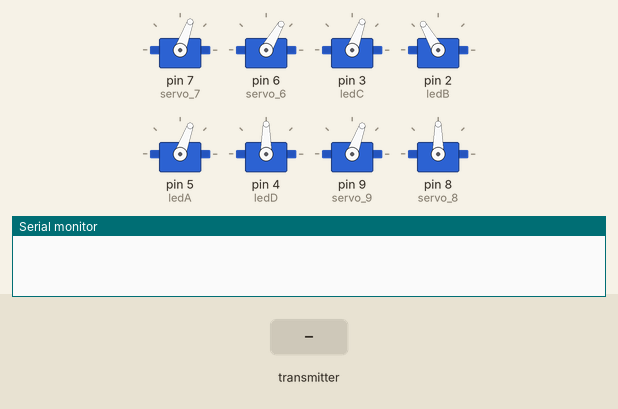
Simulated run of this sketch. Board: Arduino Uno, built with avr-gcc and run on an emulated ATmega328P. Shown: 8 × servo, the last lines printed to the serial monitor. The inputs (shaded band) are chosen by the test bench. No radio packets arrive unless stated.

Above: at 2.4 s.
2.5 s: the transmitter starts sending _micros = 0
At 2.65 s:
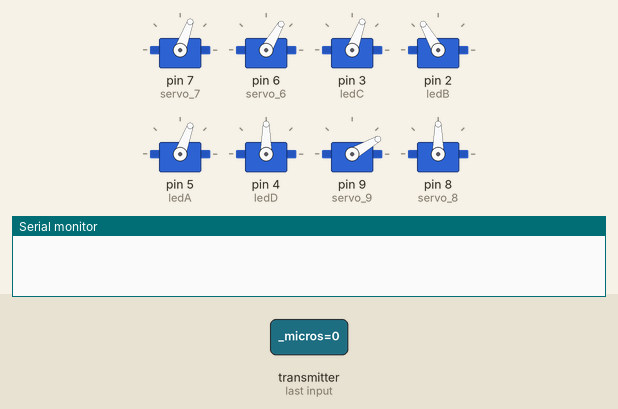
5.5 s: the transmitter starts sending joyStick_B_X = 256
At 7.2 s:
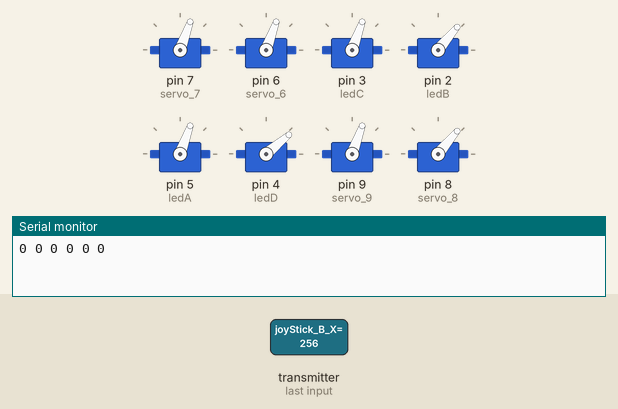
11.2 s: the transmitter starts sending joyStick_B_Y = 1023
At 14.5 s:
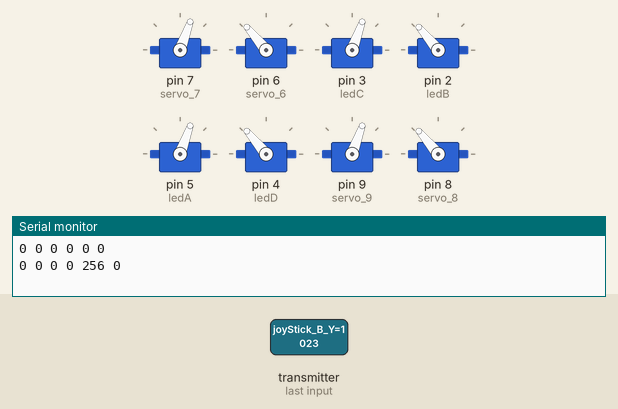
17.2 s: the transmitter starts sending joyStick_B_X = 1023
At 22.9 s:
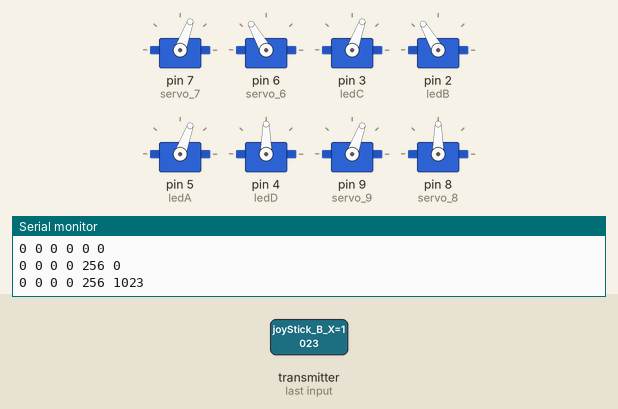
23.2 s: the transmitter starts sending joyStick_B_X = 0
At 23.46 s:
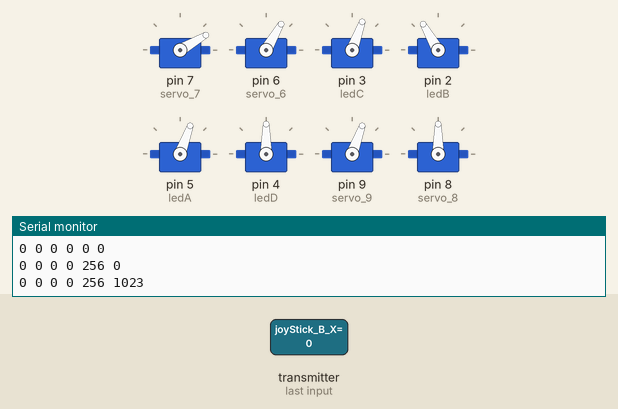
26.2 s: the transmitter starts sending joyStick_B_X = 1023
At 27.36 s:
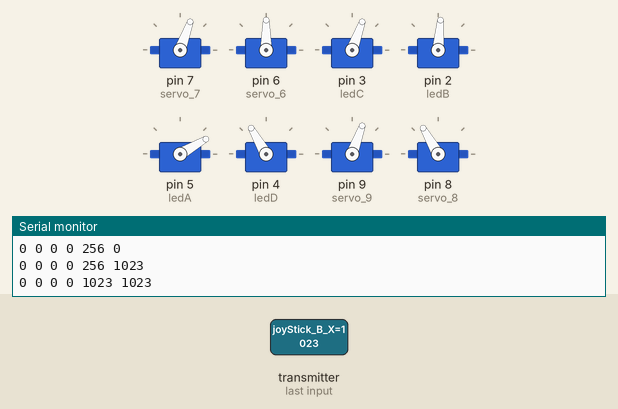
Timing chart, 0 to 34.6 s (numbered marks = the images above; inputs shaded):
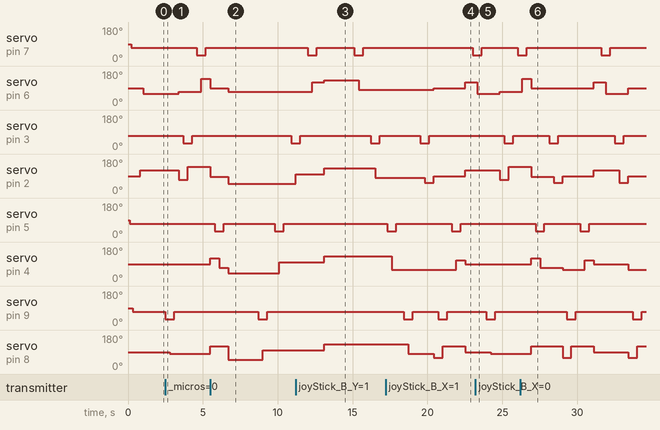

The sketch:

liuyuchuan-spider_with_nRF24L01-Receive.ino
```cpp
/*
========================================
  24L01无线通信 V0.2
  刘禹川
========================================


【说明】
---------------------------------------
本代码使用arduino nano作为单片机，使用Nrf24L01-2.4GHz模块作为无线通信模块
每块arduino连接一个无线模块，一方为发射端(连接4个按键)，另一方为接收端(连接4只led灯)
按下发射端的某个按键，接收端即可点亮相对应的led灯

将模块和arduino按照下方接线方式连接即可


【24L01模块接线】(模块引脚参考资料文件夹图片)
---------------------------------------
	1 - GND
	2 - VCC 连接3.3V
	3 - CE 连接A5
	4 - CSN 连接A4
	5 - SCK 连接D13
	6 - MOSI 连接D11
	7 - MISO 连接D12
	8 - UNUSED

【按键连接】
---------------------------------------
	LED A - 连接 D5
	LED B - 连接 D4
	LED C - 连接 D3
	LED D - 连接 D2
*/


//引入库文件
#include <SPI.h>
#include <RF24.h>
#include <Servo.h>

volatile int t1;
volatile int t2;

//RF24L01配置
RF24 radio(A5, A4); // CE, CSN
const byte address[6] = "00100";

int ledA = 5;
int ledB = 2;
int ledC = 3;
int ledD = 4;

//发送的数据结构
struct dataStruct {
  unsigned long _micros;
  bool btnA;
  bool btnB;
  int joyStick_A_X;
  int joyStick_A_Y;
  int joyStick_B_X;
  int joyStick_B_Y;
} myData;

Servo servo_7;
Servo servo_6;
Servo servo_3;
Servo servo_2;
Servo servo_5;
Servo servo_4;
Servo servo_9;
Servo servo_8;

void setup() {
  Serial.begin(9600);
  radioSetup();
  ledSetup();
  servo_setup();
}

void loop(){
  getData();

}

void getData(){//获取数据内容并打印在屏幕上
  if (radio.available()){
    radio.read( &myData, sizeof(myData) );

	//move
  if(myData.joyStick_B_X>700){
    q();
    //Serial.println("forward");
  }else if(myData.joyStick_B_X<200){
    h();
    //Serial.println("backward");
  }else if(myData.joyStick_B_Y>700){
    r1();
    r2();
  }else if(myData.joyStick_B_Y<200){
    l1();
    l2();
  }else{
     //stay();
  }


	//打印内容
  Serial.print(myData.btnA);
  Serial.print(" ");
  Serial.print(myData.btnB);
  Serial.print(" ");
  Serial.print(myData.joyStick_A_X);
  Serial.print(" ");
  Serial.print(myData.joyStick_A_Y);
  Serial.print(" ");
  Serial.print(myData.joyStick_B_X);
  Serial.print(" ");
  Serial.print(myData.joyStick_B_Y);
  Serial.println(" ");
//  delay(50);
//
  }
}

void radioSetup(){//RF24L01接收端初始化
  radio.begin();
  radio.openReadingPipe(0, address);   //Setting the address at which we will receive the data
  radio.setPALevel(RF24_PA_MIN);       //You can set this as minimum or maximum depending on the distance between the transmitter and receiver.
  radio.startListening();              //This sets the module as receiver
}

void ledSetup(){
	pinMode(ledA,OUTPUT);
	pinMode(ledB,OUTPUT);
	pinMode(ledC,OUTPUT);
	pinMode(ledD,OUTPUT);
}

//spider control

void stay(){
  servo_3.write(70);
  delay(100);
  servo_5.write(70);
  delay(100);
  servo_7.write(70);
  delay(100);
  servo_9.write(70);
  delay(100);
  servo_2.write(90);
  delay(100);
  servo_4.write(90);
  delay(100);
  servo_6.write(90);
  delay(100);
  servo_8.write(90);
  delay(100);
}
void r2() {
  servo_7.write(30);
  delay(300);
  servo_6.write(80);
  delay(300);
  servo_7.write(70);
  delay(500);
  servo_3.write(30);
  delay(300);
  servo_2.write(80);
  delay(300);
  servo_3.write(70);
  delay(500);
  servo_5.write(30);
  delay(300);
  servo_4.write(60);
  delay(300);
  servo_5.write(70);
  delay(500);
  servo_9.write(30);
  delay(300);
  servo_8.write(80);
  delay(300);
  servo_9.write(70);
  delay(500);
}

void r1() {
  servo_2.write(130);
  delay(0);
  servo_4.write(130);
  delay(0);
  servo_6.write(130);
  delay(0);
  servo_8.write(130);
  delay(2000);
}

void h() {
  servo_9.write(30);
  delay(t1);
  servo_8.write(80);
  delay(t2);
  servo_9.write(70);
  delay(t1);
  h1();
  servo_3.write(30);
  delay(t1);
  servo_2.write(138);
  delay(t2);
  servo_3.write(70);
  delay(t1);
  servo_7.write(30);
  delay(t1);
  servo_6.write(140);
  delay(t2);
  servo_7.write(70);
  delay(t1);
  h2();
  servo_5.write(30);
  delay(t1);
  servo_4.write(70);
  delay(t2);
  servo_5.write(70);
  delay(t1);
}

void l2() {
  servo_9.write(30);
  delay(300);
  servo_8.write(100);
  delay(300);
  servo_9.write(70);
  delay(500);
  servo_5.write(30);
  delay(300);
  servo_4.write(100);
  delay(300);
  servo_5.write(70);
  delay(500);
  servo_3.write(30);
  delay(300);
  servo_2.write(100);
  delay(300);
  servo_3.write(70);
  delay(500);
  servo_7.write(30);
  delay(300);
  servo_6.write(120);
  delay(300);
  servo_7.write(70);
  delay(500);
}

void q() {
  servo_3.write(30);
  delay(t1);
  servo_2.write(55);
  delay(t2);
  servo_3.write(70);
  delay(t1);
  q1();
  servo_9.write(30);
  delay(t1);
  servo_8.write(120);
  delay(t2);
  servo_9.write(70);
  delay(t1);
  servo_5.write(30);
  delay(t1);
  servo_4.write(110);
  delay(t2);
  servo_5.write(70);
  delay(t1);
  q2();
  servo_7.write(30);
  delay(t1);
  servo_6.write(60);
  delay(t2);
  servo_7.write(70);
  delay(t1);
}

void q1() {
  servo_2.write(90);
  delay(0);
  servo_4.write(60);
  delay(0);
  servo_6.write(90);
  delay(0);
  servo_8.write(60);
  delay(300);
}

void my_0() {
  servo_2.write(120);
  delay(100);
  servo_4.write(90);
  delay(100);
  servo_6.write(60);
  delay(100);
  servo_8.write(90);
  delay(100);
}

void q2() {
  servo_2.write(120);
  delay(0);
  servo_4.write(90);
  delay(0);
  servo_6.write(120);
  delay(0);
  servo_8.write(90 );
  delay(500);
}

void l1() {
  servo_2.write(50);
  delay(0);
  servo_4.write(40);
  delay(0);
  servo_6.write(70);
  delay(0);
  servo_8.write(50);
  delay(2000);
}

void h1() {
  servo_8.write(80);
  delay(0);
  servo_6.write(70);
  delay(0);
  servo_4.write(90);
  delay(0);
  servo_2.write(70);
  delay(300);
}

void h2() {
  servo_8.write(120);
  delay(0);
  servo_6.write(90);
  delay(0);
  servo_4.write(120);
  delay(0);
  servo_2.write(85);
  delay(300);
}

void servo_setup(){
  servo_7.attach(7);
  servo_6.attach(6);
  servo_3.attach(3);
  servo_2.attach(2);
  servo_5.attach(5);
  servo_4.attach(4);
  servo_9.attach(9);
  servo_8.attach(8);
  t1 = 300;
  t2 = 300;
  servo_3.write(70);
  delay(100);
  servo_5.write(70);
  delay(100);
  servo_7.write(70);
  delay(100);
  servo_9.write(70);
  delay(100);
  servo_2.write(90);
  delay(100);
  servo_4.write(90);
  delay(100);
  servo_6.write(90);
  delay(100);
  servo_8.write(90);
  delay(100);
  my_0();
}
```

Measured:
- after the input at 2.5 s, servo on pin 7 (servo_7): 70° → 30° after 2.1 s, → 70° 0.60 s later; servo on pin 6 (servo_6): 60° → 70° after 0.90 s, → 140° 1.5 s later
- after the input at 5.5 s, servo on pin 7 (servo_7): stays 70° (without the input it goes to 30° after 3.3 s)
- after the input at 11.2 s, servo on pin 5 (ledA): stays 70° (without the input it goes to 30° after 5.0 s); servo on pin 9 (servo_9): stays 70° (without the input it goes to 30° after 3.9 s)
- after the input at 17.2 s, servo on pin 3 (ledC): 70° → 30° after 2.3 s instead of 5.4 s
- after the input at 23.2 s, servo on pin 5 (ledA): stays 70° (without the input it goes to 30° after 2.8 s); servo on pin 4 (ledD): stays 90° (without the input it goes to 60° after 1.6 s)
- after the input at 26.2 s, servo on pin 5 (ledA): 70° → 30° after 4.0 s, → 70° 0.60 s later
- by itself, servo on pin 5 (ledA): alternates 70° for 3.4 s and 30° for 0.60 s
